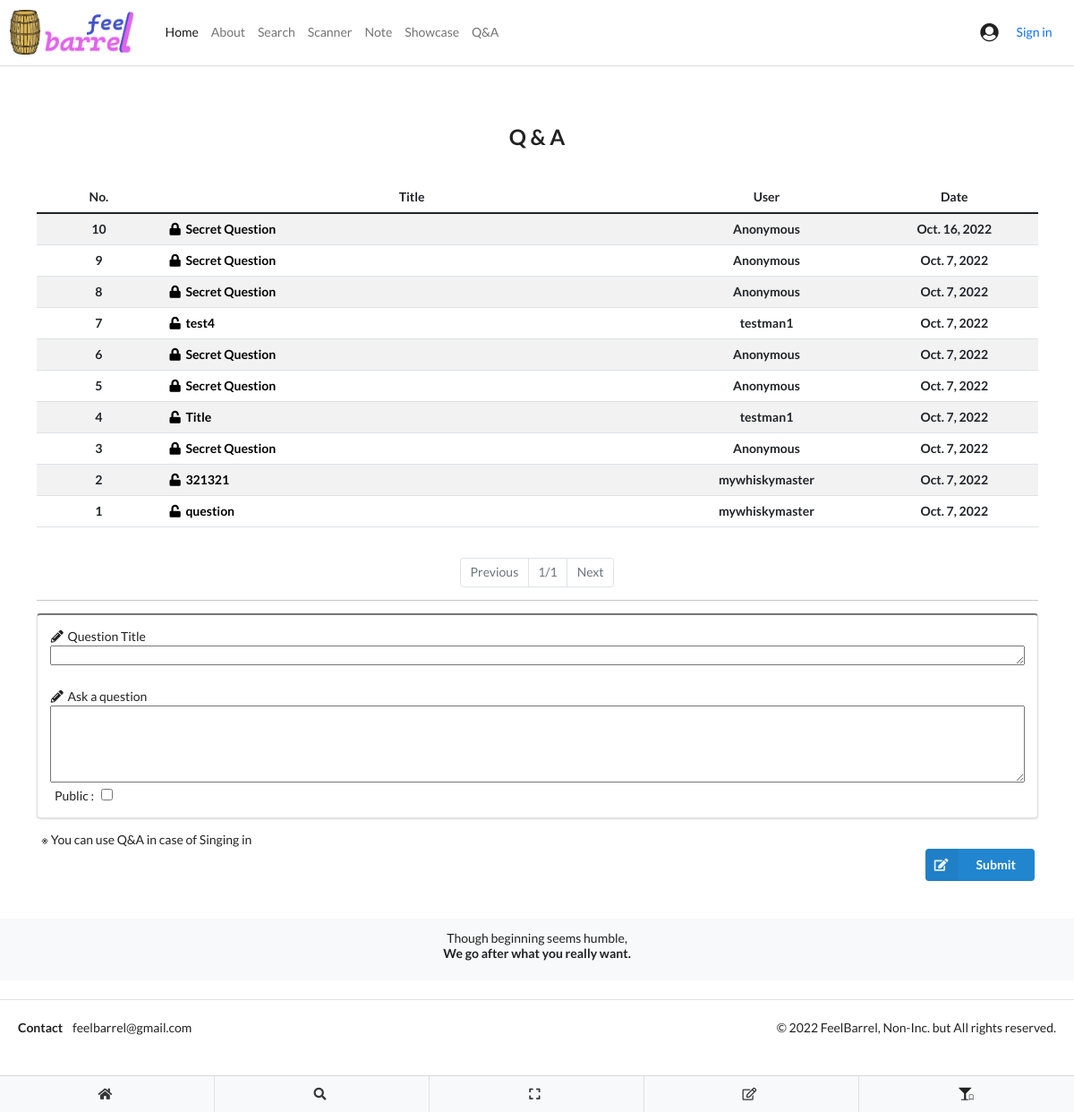
The page /common/qna/ on the database its author committed.
### showcase/models.py (models this page shows)
class qnaquestionmodel(models.Model):
    questioner = models.ForeignKey(get_user_model(), on_delete=models.CASCADE, db_constraint=False, blank=True, null=True)
    pub_date = models.DateTimeField(auto_now_add=True)
    is_public = models.BooleanField(default=False)
    question_title = models.CharField(max_length=50)
    question = models.CharField(max_length=1000)

### common/models.py (models this page shows)
class User(AbstractUser):
    email = models.EmailField(null=True)
    nickname = models.CharField(max_length=50, null=True)
    profileimage = models.ImageField(upload_to='', blank=True, null=True)
    pass

### common/views.py (the view)
# urls.py: path('qna/', views.qna_main, name='qna_main'),
def qna_main(request):
    form = qnaquestionform()
    questionmodel = qnaquestionmodel.objects.all()
    model = questionmodel.order_by('-pub_date')
    paginator = Paginator(model,10)
    page = request.GET.get('page')
    question = paginator.get_page(page)
    if request.method == 'POST':
        form = qnaquestionform(request.POST)
        if form.is_valid():
            note = form.save(commit=False)
            note.questioner = request.user
            note.save()
    return render(request, 'common/QnA.html', {'question':question, 'form':form})

### showcase/forms.py
class qnaquestionform(ModelForm):
    class Meta:
        model = qnaquestionmodel
        fields = ['question_title', 'question', 'is_public',]

### templates/common/QnA.html (shortened to what this page needs)
{% extends 'base.html' %}
{% load static %}
{% block sidebar1 %}
<br>
<h2 class="text-center">Q & A</h2>
<br>
<div class="container">
    <table class="table table-striped" style="table-layout:fixed; width:100%; word-wrap:break-word; word-break:break-all;">
        <thead class="text-center">
            <tr>
                <th width="3%">No.</th>
                <th width="12%">Title</th>
                <th width="5%">User</th>
                <th width="4%">Date</th>
            </tr>
        </thead>
        <tbody>
            {% for n in question %}
                {% if n.is_public is False %}
                    {% if n.questioner == request.user %}
                    <tr>
                        <th class="text-center">{{n.id}}</th>
                        <th class="text-left">
                            <a data-bs-toggle="collapse" href="#collapseExample{{n.id}}" style="color:#000000; word-wrap:break-word; word-break:break-all;">
                                <i class="lock icon"></i>{{n.question_title}}
                            </a>
                        </th>
                        <th class="text-center">{{n.questioner}}</th>
                        <th class="text-center">{{n.pub_date.date}}</th>
                    </tr>
                    <div class="collapse" id="collapseExample{{n.id}}" style="word-wrap:break-word; word-break:break-all;">
                        <div class="ui blue segment">
                            <strong>{{n.question_title}}</strong>
                            <br>
                            Q : {{n.question}} ({{n.pub_date}})
                        </div>
                        {% for m in n.qnaanswermodel_set.all%}
                            <div class="ui red segment" style="width:100%;">
                                A : {{m.answer}} ({{m.pub_date}})
                            </div>
                        {% endfor %}
                    <br>
                    </div>
                    {% else %}
                    <tr>
                        <th class="text-center">{{n.id}}</th>
                        <th class="text-left">
                            <a data-bs-toggle="collapse" style="color:#000000">
                                <i class="lock icon"></i>Secret Question
                            </a>
                        </th>
                        <th class="text-center">Anonymous</th>
                        <th class="text-center">{{n.pub_date.date}}</th>
                    </tr>
                    {% endif %}
                {% else %}
                <tr>
                    <th class="text-center">{{n.id}}</th>
                    <th class="text-left">
                        <a data-bs-toggle="collapse" href="#collapseExample{{n.id}}" style="color:#000000; word-wrap:break-word; word-break:break-all;">
                            <i class="unlock icon"></i>{{n.question_title}}
                        </a>
                    </th>
                    <th class="text-center">{{n.questioner}}</th>
                    <th class="text-center">{{n.pub_date.date}}</th>
                </tr>
                {% endif %}
            {% endfor %}
        </tbody>
    </table>
    <br>
    <div class="text-center">
        <nav aria-label="Page navigation example">
            <ul class="pagination justify-content-center">
              {% if question.has_previous %}
              <li class="page-item"><a class="page-link" href="?page={{images.previous_page_number}}">Previous</a></li>
              {% else %}
              <li class="page-item disabled"><a class="page-link" href="">Previous</a></li>
              {% endif %}
              <li class="page-item disabled"><a class="page-link" href="">{{question.number}}/{{question.paginator.num_pages}}</a></li>
              {% if question.has_next %}
              <li class="page-item"><a class="page-link" href="?page={{images.next_page_number}}">Next</a></li>
              {% else %}
              <li class="page-item disabled"><a class="page-link" href="">Next</a></li>
              {% endif %}
            </ul>
          </nav>
    </div>
    <hr>
    <form action="{% url 'common:qna_main' %}" method="post">
        <div class="ui grey segment">
            <i class="write icon"></i>Question Title
            <textarea class="fluid" name="question_title" maxlength="50" id="" cols="40%" rows="1" style="width:100%;"></textarea>
            <br><br>
            <i class="write icon"></i>Ask a question
            <textarea class="fluid" name="question" maxlength="1000" id="" cols="40%" rows="5" style="width:100%;"></textarea>
            <br>
            &nbsp; Public : &nbsp; {{form.is_public}}
        </div>
        &nbsp;&nbsp;※ You can use Q&A in case of Singing in
        <div style="text-align:right;">
            <button type="submit" class="ui blue labeled icon button" id="submit-qna">
                <i class="icon edit"></i>Submit
            </button>
        </div>
    </form>
</div>
{%endblock%}

### rows shown on the page
qnaquestionmodel: id "10", pub_date "Oct. 16, 2022"
qnaquestionmodel: id "9", pub_date "Oct. 7, 2022"
qnaquestionmodel: id "8", pub_date "Oct. 7, 2022"
qnaquestionmodel: id "7", question_title "test4", questioner "testman1", pub_date "Oct. 7, 2022"
qnaquestionmodel: id "6", pub_date "Oct. 7, 2022"
qnaquestionmodel: id "5", pub_date "Oct. 7, 2022"
qnaquestionmodel: id "4", question_title "Title", questioner "testman1", pub_date "Oct. 7, 2022"
qnaquestionmodel: id "3", pub_date "Oct. 7, 2022"
qnaquestionmodel: id "2", question_title "321321", questioner "mywhiskymaster", pub_date "Oct. 7, 2022"
qnaquestionmodel: id "1", question_title "question", questioner "mywhiskymaster", pub_date "Oct. 7, 2022"

### other values the page prints
{{ question.number }} "1"
{{ question.paginator.num_pages }} "1"
